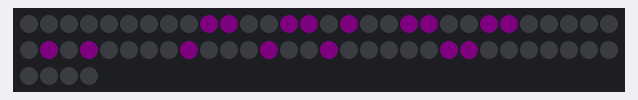
Simulated run of this sketch. Board: Arduino Uno, built with avr-gcc and run on an emulated ATmega328P. Parts: 64 RGB LEDs in strip order, left to right, continuing on the next row. Dim RGB values are drawn brighter than linear.

Above: at 0.16 s.
At 0.76 s:
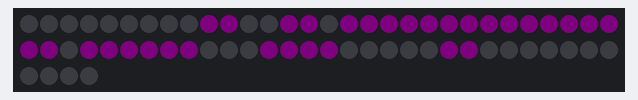
At 1.68 s:
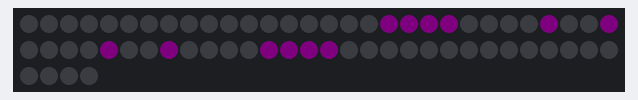
At 3.5 s:
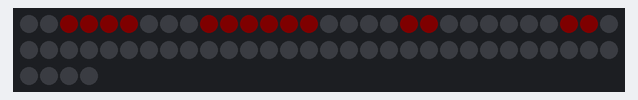
At 5.33 s:
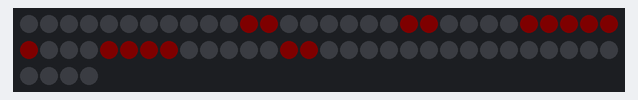
At 7.15 s:
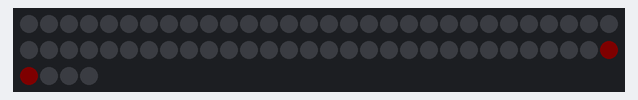

The sketch:

Matrix_8x8_Arduino.ino
```cpp
#include <Adafruit_NeoPixel.h>
// 1 - Include at the top of Arduino sketch under your other #include statements.
#include "Pattern_MATRIX_8X8_EXAMPLE.h"

#define LED_PIN    7
#define LED_COUNT 64


Adafruit_NeoPixel strip(LED_COUNT, LED_PIN, NEO_GRB + NEO_KHZ800);
// 2 - Paste on top of setup() and under Adafruit NeoPixel declaration.
// Note: This assumes you named your pixel strip 'strip' as in the Adafruit sample
// from: https://learn.adafruit.com/adafruit-neopixel-uberguide?view=all#arduino-library-installation
// If you named it differently used that name here instead of 'strip'
GimpLedPattern * pattern_matrix_8x8_example = new Pattern_MATRIX_8X8_EXAMPLE(strip);

void setup() {
  // put your setup code here, to run once:
  // Setup Neopixels
  // Reduce brigthness 0-255
  strip.setBrightness(4);
  strip.begin();
  strip.show(); // Initialize all pixels to 'off'
}

void loop() {
  // put your main code here, to run repeatedly:

  // 3 - Paste inside loop() to run the pattern.
  pattern_matrix_8x8_example->playPattern();

  // 4 - Optional: Use this to stop the pattern while it is in the middle of running.
  //pattern_matrix_8x8_example->stopPattern();
}

////// END OF SKETCH
```

GimpLedPattern.h
```cpp
#ifndef GIMP_LED_PATTERN_H
#define GIMP_LED_PATTERN_H
#include <Adafruit_NeoPixel.h>

class GimpLedPattern
{
  public:
    GimpLedPattern(Adafruit_NeoPixel& strip): mStrip(strip) {}
    ~GimpLedPattern(){}

    virtual void playPattern() = 0 ;
    virtual void stopPattern() = 0;

  protected:
    Adafruit_NeoPixel& mStrip;
    bool mInterrupt = false;
};

#endif
		
```

Source omitted: ttern_MATRIX_8X8_EXAMPLE.h (19833 bytes)

Measured:
- by itself, everything shown: repeats every 7.6 s, in 25 steps
